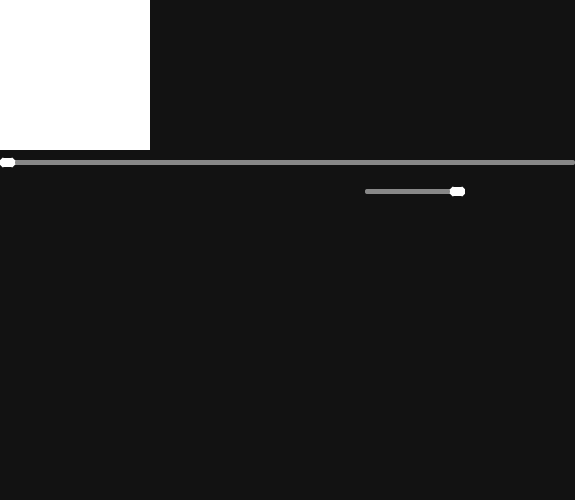
<?xml version="1.0" encoding="UTF-8"?>
<ui version="4.0">
 <class>MainWindow</class>
 <widget class="QMainWindow" name="MainWindow">
  <property name="windowModality">
   <enum>Qt::NonModal</enum>
  </property>
  <property name="enabled">
   <bool>true</bool>
  </property>
  <property name="geometry">
   <rect>
    <x>0</x>
    <y>0</y>
    <width>575</width>
    <height>500</height>
   </rect>
  </property>
  <property name="sizePolicy">
   <sizepolicy hsizetype="Preferred" vsizetype="MinimumExpanding">
    <horstretch>0</horstretch>
    <verstretch>0</verstretch>
   </sizepolicy>
  </property>
  <property name="minimumSize">
   <size>
    <width>575</width>
    <height>500</height>
   </size>
  </property>
  <property name="maximumSize">
   <size>
    <width>575</width>
    <height>500</height>
   </size>
  </property>
  <property name="font">
   <font>
    <family>Rubik</family>
    <pointsize>10</pointsize>
    <weight>75</weight>
    <bold>true</bold>
   </font>
  </property>
  <property name="contextMenuPolicy">
   <enum>Qt::DefaultContextMenu</enum>
  </property>
  <property name="windowTitle">
   <string notr="true"/>
  </property>
  <property name="toolTip">
   <string notr="true"/>
  </property>
  <property name="statusTip">
   <string notr="true"/>
  </property>
  <property name="whatsThis">
   <string notr="true"/>
  </property>
  <property name="accessibleName">
   <string notr="true"/>
  </property>
  <property name="accessibleDescription">
   <string notr="true"/>
  </property>
  <property name="autoFillBackground">
   <bool>false</bool>
  </property>
  <property name="styleSheet">
   <string notr="true">QMainWindow {
	background: #121212;
	border-radius: 15px;
}
*{
	color: #fff;
	margin: 0;
	padding: 0;
}
QWidget {
	background-color: #121212;
	font-family: Rubik;
	font-weight: 600;
}
QPushButton {
	border: none;
}
QListWidget {
	border: none;
	background-color: #121212;
}
QScrollBar:vertical {
	border: none;
	outline: none;
	background: #676767;
	width: 8px;
}
QScrollBar::handle:vertical {
	background: #676767;
}
QScrollBar:horizontal {
	border: none;
	outline: none;
	background: #676767;
	height: 8px;
}
QScrollBar::handle:horizontal {
	background: #676767;
}
QScrollBar::add-line:horizontal {
	border: none;
	background: #32CC99;
	width: 20px;
}
QScrollBar::sub-line:horizontal {
	border: none;
	background: #32CC99;
	width: 20px;
}
QScrollBar:left-arrow:horizontal, QScrollBar::right-arrow:horizontal {
	border: none;
	background: #121212;
}
QScrollBar::add-page:vertical, QScrollBar::sub-page:vertical {
	background: #999;
}
QScrollBar::add-page:horizontal, QScrollBar::sub-page:horizontal {
	background: #999;
}</string>
  </property>
  <property name="windowFilePath">
   <string notr="true"/>
  </property>
  <property name="tabShape">
   <enum>QTabWidget::Rounded</enum>
  </property>
  <property name="dockNestingEnabled">
   <bool>false</bool>
  </property>
  <property name="dockOptions">
   <set>QMainWindow::AllowTabbedDocks|QMainWindow::AnimatedDocks</set>
  </property>
  <property name="unifiedTitleAndToolBarOnMac">
   <bool>false</bool>
  </property>
  <widget class="QWidget" name="Main">
   <property name="enabled">
    <bool>true</bool>
   </property>
   <property name="maximumSize">
    <size>
     <width>575</width>
     <height>500</height>
    </size>
   </property>
   <property name="styleSheet">
    <string notr="true"/>
   </property>
   <layout class="QVBoxLayout" name="verticalLayout_2">
    <property name="spacing">
     <number>0</number>
    </property>
    <property name="leftMargin">
     <number>0</number>
    </property>
    <property name="topMargin">
     <number>0</number>
    </property>
    <property name="rightMargin">
     <number>0</number>
    </property>
    <property name="bottomMargin">
     <number>0</number>
    </property>
    <item>
     <layout class="QHBoxLayout" name="horizontalLayout_2">
      <property name="spacing">
       <number>0</number>
      </property>
      <item>
       <widget class="QLabel" name="image_label">
        <property name="minimumSize">
         <size>
          <width>150</width>
          <height>150</height>
         </size>
        </property>
        <property name="maximumSize">
         <size>
          <width>150</width>
          <height>150</height>
         </size>
        </property>
        <property name="styleSheet">
         <string notr="true">margin: 0;
border: none;
background-color: #fff;</string>
        </property>
        <property name="text">
         <string/>
        </property>
        <property name="scaledContents">
         <bool>true</bool>
        </property>
        <property name="alignment">
         <set>Qt::AlignCenter</set>
        </property>
        <property name="indent">
         <number>0</number>
        </property>
       </widget>
      </item>
      <item>
       <layout class="QVBoxLayout" name="verticalLayout">
        <property name="spacing">
         <number>0</number>
        </property>
        <item>
         <layout class="QHBoxLayout" name="currentPosition">
          <property name="spacing">
           <number>0</number>
          </property>
          <property name="leftMargin">
           <number>365</number>
          </property>
          <item>
           <widget class="QPushButton" name="_pushButton">
            <property name="minimumSize">
             <size>
              <width>30</width>
              <height>30</height>
             </size>
            </property>
            <property name="maximumSize">
             <size>
              <width>30</width>
              <height>30</height>
             </size>
            </property>
            <property name="styleSheet">
             <string notr="true">QPushButton:hover {
	background-color:#353535;
}</string>
            </property>
            <property name="text">
             <string/>
            </property>
            <property name="icon">
             <iconset resource="resource.qrc">
              <normaloff>:/icons/minimize.png</normaloff>:/icons/minimize.png</iconset>
            </property>
            <property name="iconSize">
             <size>
              <width>30</width>
              <height>30</height>
             </size>
            </property>
           </widget>
          </item>
          <item>
           <widget class="QPushButton" name="pushButton">
            <property name="sizePolicy">
             <sizepolicy hsizetype="Fixed" vsizetype="Fixed">
              <horstretch>0</horstretch>
              <verstretch>0</verstretch>
             </sizepolicy>
            </property>
            <property name="minimumSize">
             <size>
              <width>30</width>
              <height>30</height>
             </size>
            </property>
            <property name="maximumSize">
             <size>
              <width>30</width>
              <height>30</height>
             </size>
            </property>
            <property name="cursor">
             <cursorShape>PointingHandCursor</cursorShape>
            </property>
            <property name="styleSheet">
             <string notr="true">QPushButton:hover {
	background-color:#353535;
}</string>
            </property>
            <property name="text">
             <string/>
            </property>
            <property name="icon">
             <iconset resource="resource.qrc">
              <normaloff>:/icons/close.png</normaloff>:/icons/close.png</iconset>
            </property>
            <property name="iconSize">
             <size>
              <width>20</width>
              <height>20</height>
             </size>
            </property>
           </widget>
          </item>
         </layout>
        </item>
        <item>
         <widget class="QLabel" name="track_label">
          <property name="minimumSize">
           <size>
            <width>0</width>
            <height>75</height>
           </size>
          </property>
          <property name="maximumSize">
           <size>
            <width>425</width>
            <height>75</height>
           </size>
          </property>
          <property name="font">
           <font>
            <family>Rubik</family>
            <pointsize>18</pointsize>
            <weight>75</weight>
            <bold>true</bold>
            <kerning>false</kerning>
           </font>
          </property>
          <property name="cursor">
           <cursorShape>ArrowCursor</cursorShape>
          </property>
          <property name="styleSheet">
           <string notr="true">font-size: 18pt;
padding: 0 0 0 10px;</string>
          </property>
          <property name="text">
           <string notr="true"/>
          </property>
          <property name="alignment">
           <set>Qt::AlignBottom|Qt::AlignLeading|Qt::AlignLeft</set>
          </property>
          <property name="wordWrap">
           <bool>true</bool>
          </property>
          <property name="indent">
           <number>0</number>
          </property>
         </widget>
        </item>
        <item>
         <widget class="QLabel" name="artist_label">
          <property name="minimumSize">
           <size>
            <width>0</width>
            <height>45</height>
           </size>
          </property>
          <property name="maximumSize">
           <size>
            <width>425</width>
            <height>45</height>
           </size>
          </property>
          <property name="font">
           <font>
            <family>Rubik</family>
            <pointsize>10</pointsize>
            <weight>75</weight>
            <bold>true</bold>
           </font>
          </property>
          <property name="styleSheet">
           <string notr="true">font-size: 10pt;
padding: 0 0 0 10px;</string>
          </property>
          <property name="text">
           <string/>
          </property>
          <property name="alignment">
           <set>Qt::AlignLeading|Qt::AlignLeft|Qt::AlignTop</set>
          </property>
          <property name="wordWrap">
           <bool>true</bool>
          </property>
         </widget>
        </item>
       </layout>
      </item>
     </layout>
    </item>
    <item>
     <widget class="QSlider" name="audioPosSlider">
      <property name="minimumSize">
       <size>
        <width>0</width>
        <height>25</height>
       </size>
      </property>
      <property name="maximumSize">
       <size>
        <width>16777215</width>
        <height>26</height>
       </size>
      </property>
      <property name="cursor">
       <cursorShape>PointingHandCursor</cursorShape>
      </property>
      <property name="styleSheet">
       <string notr="true">QSlider::handle:horizontal {
    background: #fff;
    width: 5px;
    margin: -2px 0;
    border: 5px solid #fff;
    border-radius: 4px;
 }
QSlider::groove:horizontal {
    height: 5px;
    background: #888;
	margin: 2px 0;
	border-radius: 2px;
 }</string>
      </property>
      <property name="orientation">
       <enum>Qt::Horizontal</enum>
      </property>
     </widget>
    </item>
    <item>
     <layout class="QHBoxLayout" name="management_menu">
      <property name="spacing">
       <number>5</number>
      </property>
      <property name="leftMargin">
       <number>2</number>
      </property>
      <property name="topMargin">
       <number>4</number>
      </property>
      <property name="rightMargin">
       <number>2</number>
      </property>
      <property name="bottomMargin">
       <number>4</number>
      </property>
      <item>
       <widget class="QPushButton" name="prevBtn">
        <property name="minimumSize">
         <size>
          <width>0</width>
          <height>0</height>
         </size>
        </property>
        <property name="maximumSize">
         <size>
          <width>40</width>
          <height>40</height>
         </size>
        </property>
        <property name="font">
         <font>
          <family>Rubik</family>
          <pointsize>10</pointsize>
          <weight>75</weight>
          <bold>true</bold>
         </font>
        </property>
        <property name="cursor">
         <cursorShape>PointingHandCursor</cursorShape>
        </property>
        <property name="styleSheet">
         <string notr="true"/>
        </property>
        <property name="text">
         <string/>
        </property>
        <property name="icon">
         <iconset resource="resource.qrc">
          <normaloff>:/icons/previous.png</normaloff>:/icons/previous.png</iconset>
        </property>
        <property name="iconSize">
         <size>
          <width>40</width>
          <height>40</height>
         </size>
        </property>
        <property name="flat">
         <bool>false</bool>
        </property>
       </widget>
      </item>
      <item>
       <widget class="QPushButton" name="chengePlayBtn">
        <property name="minimumSize">
         <size>
          <width>0</width>
          <height>0</height>
         </size>
        </property>
        <property name="maximumSize">
         <size>
          <width>40</width>
          <height>40</height>
         </size>
        </property>
        <property name="font">
         <font>
          <family>Rubik</family>
          <pointsize>10</pointsize>
          <weight>75</weight>
          <bold>true</bold>
         </font>
        </property>
        <property name="cursor">
         <cursorShape>PointingHandCursor</cursorShape>
        </property>
        <property name="styleSheet">
         <string notr="true"/>
        </property>
        <property name="text">
         <string/>
        </property>
        <property name="icon">
         <iconset resource="resource.qrc">
          <normaloff>:/icons/play.png</normaloff>:/icons/play.png</iconset>
        </property>
        <property name="iconSize">
         <size>
          <width>40</width>
          <height>40</height>
         </size>
        </property>
        <property name="flat">
         <bool>false</bool>
        </property>
       </widget>
      </item>
      <item>
       <widget class="QPushButton" name="nextBtn">
        <property name="minimumSize">
         <size>
          <width>0</width>
          <height>0</height>
         </size>
        </property>
        <property name="maximumSize">
         <size>
          <width>40</width>
          <height>40</height>
         </size>
        </property>
        <property name="font">
         <font>
          <family>Rubik</family>
          <pointsize>10</pointsize>
          <weight>75</weight>
          <bold>true</bold>
         </font>
        </property>
        <property name="cursor">
         <cursorShape>PointingHandCursor</cursorShape>
        </property>
        <property name="styleSheet">
         <string notr="true"/>
        </property>
        <property name="text">
         <string/>
        </property>
        <property name="icon">
         <iconset resource="resource.qrc">
          <normaloff>:/icons/next-button.png</normaloff>:/icons/next-button.png</iconset>
        </property>
        <property name="iconSize">
         <size>
          <width>40</width>
          <height>40</height>
         </size>
        </property>
        <property name="flat">
         <bool>false</bool>
        </property>
       </widget>
      </item>
      <item>
       <widget class="QWidget" name="widget" native="true">
        <property name="maximumSize">
         <size>
          <width>150</width>
          <height>16777215</height>
         </size>
        </property>
        <layout class="QHBoxLayout" name="horizontalLayout">
         <property name="spacing">
          <number>10</number>
         </property>
         <property name="leftMargin">
          <number>0</number>
         </property>
         <property name="topMargin">
          <number>0</number>
         </property>
         <property name="rightMargin">
          <number>0</number>
         </property>
         <property name="bottomMargin">
          <number>0</number>
         </property>
         <item>
          <widget class="QSlider" name="valumeSlider">
           <property name="minimumSize">
            <size>
             <width>100</width>
             <height>25</height>
            </size>
           </property>
           <property name="maximumSize">
            <size>
             <width>100</width>
             <height>25</height>
            </size>
           </property>
           <property name="cursor">
            <cursorShape>PointingHandCursor</cursorShape>
           </property>
           <property name="toolTipDuration">
            <number>-1</number>
           </property>
           <property name="styleSheet">
            <string notr="true">QSlider::handle:horizontal {
    background: #fff;
    width: 5px;
    margin: -2px 0;
    border: 5px solid #fff;
    border-radius: 4px;
 }
QSlider::groove:horizontal {
    height: 5px;
    background: #888;
	margin: 2px 0;
	border-radius: 2px;
 }</string>
           </property>
           <property name="maximum">
            <number>100</number>
           </property>
           <property name="singleStep">
            <number>1</number>
           </property>
           <property name="value">
            <number>100</number>
           </property>
           <property name="tracking">
            <bool>true</bool>
           </property>
           <property name="orientation">
            <enum>Qt::Horizontal</enum>
           </property>
           <property name="invertedAppearance">
            <bool>false</bool>
           </property>
           <property name="tickInterval">
            <number>0</number>
           </property>
          </widget>
         </item>
         <item>
          <widget class="QPushButton" name="chengeMuteBtn">
           <property name="minimumSize">
            <size>
             <width>25</width>
             <height>25</height>
            </size>
           </property>
           <property name="maximumSize">
            <size>
             <width>40</width>
             <height>40</height>
            </size>
           </property>
           <property name="cursor">
            <cursorShape>PointingHandCursor</cursorShape>
           </property>
           <property name="layoutDirection">
            <enum>Qt::LeftToRight</enum>
           </property>
           <property name="styleSheet">
            <string notr="true"/>
           </property>
           <property name="text">
            <string/>
           </property>
           <property name="icon">
            <iconset resource="resource.qrc">
             <normaloff>:/icons/volume.png</normaloff>:/icons/volume.png</iconset>
           </property>
           <property name="iconSize">
            <size>
             <width>40</width>
             <height>40</height>
            </size>
           </property>
          </widget>
         </item>
        </layout>
       </widget>
      </item>
     </layout>
    </item>
    <item>
     <widget class="QListWidget" name="listMusic">
      <property name="minimumSize">
       <size>
        <width>0</width>
        <height>0</height>
       </size>
      </property>
      <property name="maximumSize">
       <size>
        <width>16777215</width>
        <height>300</height>
       </size>
      </property>
      <property name="styleSheet">
       <string notr="true"/>
      </property>
      <property name="currentRow">
       <number>-1</number>
      </property>
     </widget>
    </item>
    <item>
     <layout class="QHBoxLayout" name="select_btns">
      <property name="spacing">
       <number>0</number>
      </property>
      <property name="topMargin">
       <number>0</number>
      </property>
      <property name="rightMargin">
       <number>0</number>
      </property>
      <property name="bottomMargin">
       <number>2</number>
      </property>
      <item>
       <widget class="QPushButton" name="rand_pushButton">
        <property name="maximumSize">
         <size>
          <width>40</width>
          <height>40</height>
         </size>
        </property>
        <property name="cursor">
         <cursorShape>PointingHandCursor</cursorShape>
        </property>
        <property name="text">
         <string/>
        </property>
        <property name="icon">
         <iconset resource="resource.qrc">
          <normaloff>:/icons/shuffle.png</normaloff>:/icons/shuffle.png</iconset>
        </property>
        <property name="iconSize">
         <size>
          <width>40</width>
          <height>40</height>
         </size>
        </property>
       </widget>
      </item>
      <item>
       <widget class="QPushButton" name="openFolderBtn">
        <property name="minimumSize">
         <size>
          <width>0</width>
          <height>30</height>
         </size>
        </property>
        <property name="maximumSize">
         <size>
          <width>40</width>
          <height>40</height>
         </size>
        </property>
        <property name="font">
         <font>
          <family>Rubik</family>
          <pointsize>10</pointsize>
          <weight>75</weight>
          <bold>true</bold>
         </font>
        </property>
        <property name="cursor">
         <cursorShape>PointingHandCursor</cursorShape>
        </property>
        <property name="styleSheet">
         <string notr="true"/>
        </property>
        <property name="text">
         <string/>
        </property>
        <property name="icon">
         <iconset resource="resource.qrc">
          <normaloff>:/icons/open-file.png</normaloff>:/icons/open-file.png</iconset>
        </property>
        <property name="iconSize">
         <size>
          <width>40</width>
          <height>40</height>
         </size>
        </property>
       </widget>
      </item>
      <item>
       <widget class="QPushButton" name="del_pushButton">
        <property name="minimumSize">
         <size>
          <width>0</width>
          <height>30</height>
         </size>
        </property>
        <property name="maximumSize">
         <size>
          <width>40</width>
          <height>40</height>
         </size>
        </property>
        <property name="font">
         <font>
          <family>Rubik</family>
          <pointsize>10</pointsize>
          <weight>75</weight>
          <bold>true</bold>
         </font>
        </property>
        <property name="cursor">
         <cursorShape>PointingHandCursor</cursorShape>
        </property>
        <property name="styleSheet">
         <string notr="true"/>
        </property>
        <property name="text">
         <string/>
        </property>
        <property name="icon">
         <iconset resource="resource.qrc">
          <normaloff>:/icons/delete.png</normaloff>:/icons/delete.png</iconset>
        </property>
        <property name="iconSize">
         <size>
          <width>40</width>
          <height>40</height>
         </size>
        </property>
       </widget>
      </item>
      <item>
       <widget class="QPushButton" name="clear_pushButton">
        <property name="minimumSize">
         <size>
          <width>0</width>
          <height>30</height>
         </size>
        </property>
        <property name="maximumSize">
         <size>
          <width>40</width>
          <height>40</height>
         </size>
        </property>
        <property name="font">
         <font>
          <family>Rubik</family>
          <pointsize>10</pointsize>
          <weight>75</weight>
          <bold>true</bold>
         </font>
        </property>
        <property name="cursor">
         <cursorShape>PointingHandCursor</cursorShape>
        </property>
        <property name="styleSheet">
         <string notr="true"/>
        </property>
        <property name="text">
         <string/>
        </property>
        <property name="icon">
         <iconset resource="resource.qrc">
          <normaloff>:/icons/clean.png</normaloff>:/icons/clean.png</iconset>
        </property>
        <property name="iconSize">
         <size>
          <width>40</width>
          <height>40</height>
         </size>
        </property>
       </widget>
      </item>
     </layout>
    </item>
   </layout>
  </widget>
 </widget>
 <tabstops>
  <tabstop>del_pushButton</tabstop>
  <tabstop>clear_pushButton</tabstop>
 </tabstops>
 <resources>
  <include location="resource.qrc"/>
 </resources>
 <connections/>
</ui>
